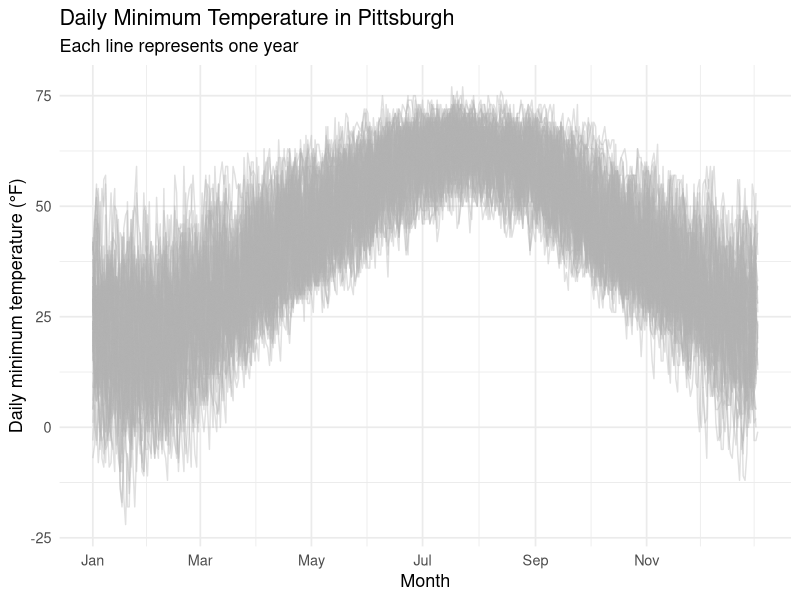
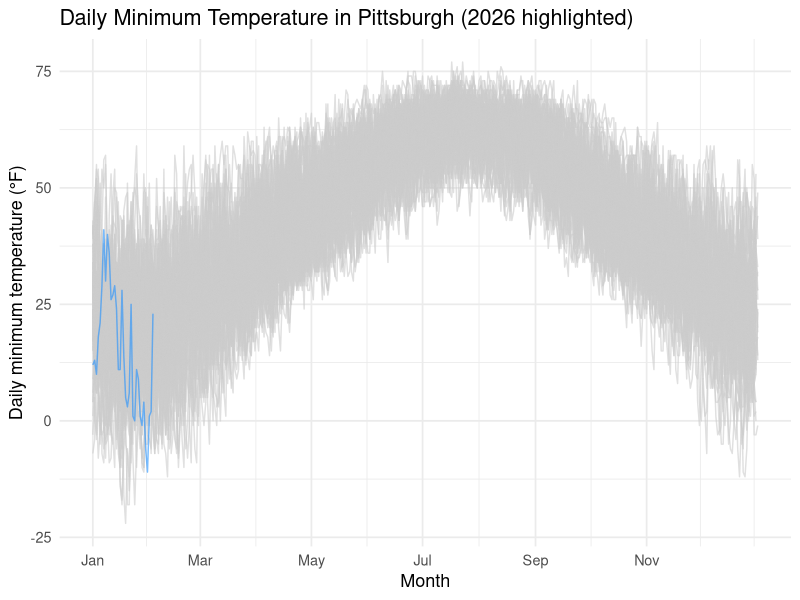
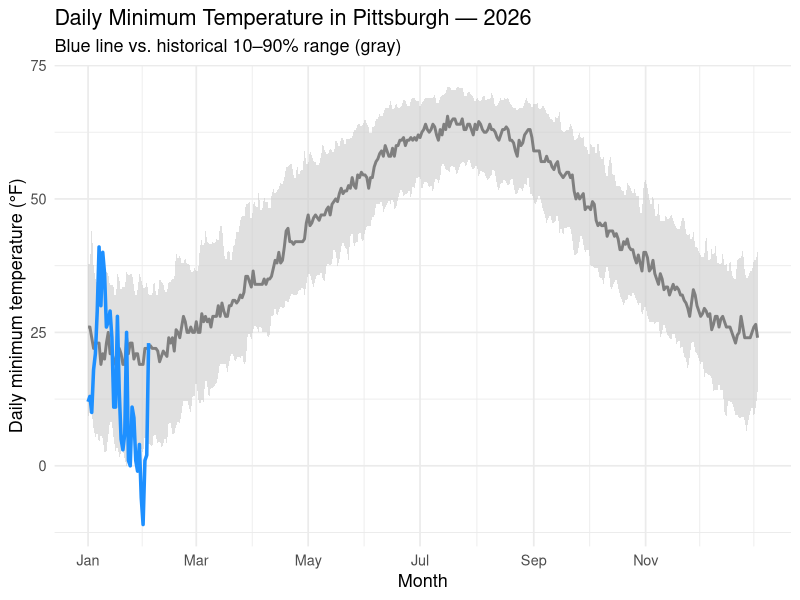
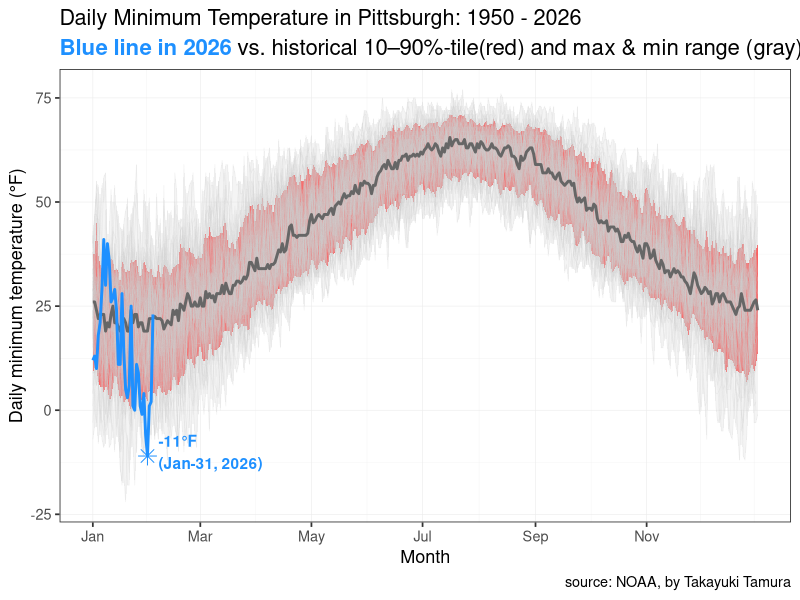
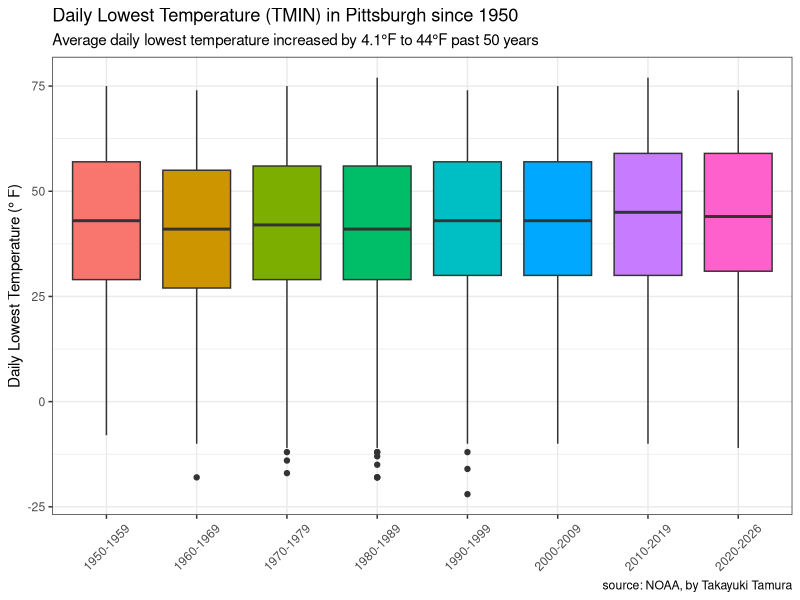
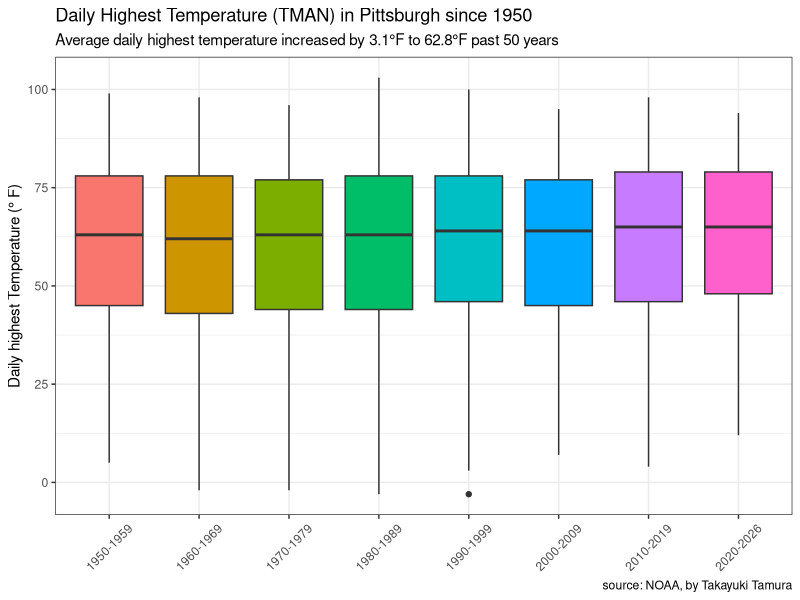
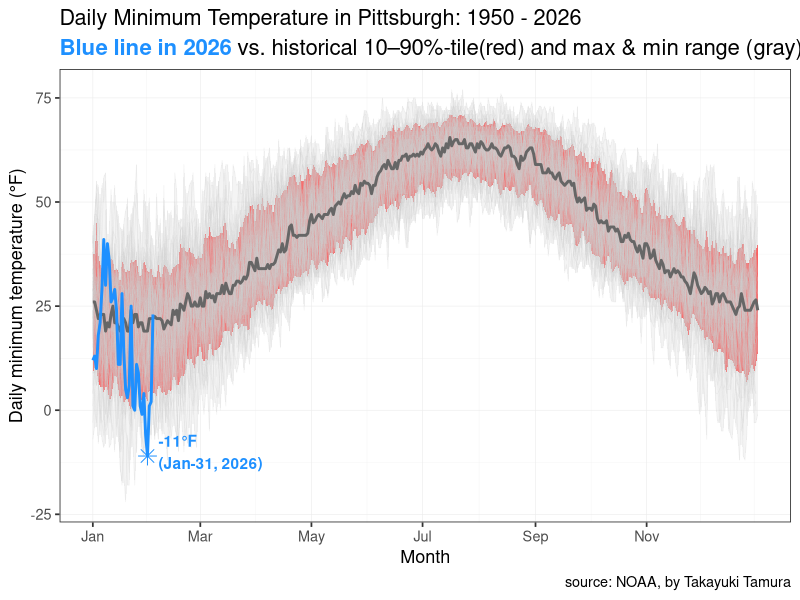

Source code (R) for these figures, in order:
library(tidyverse)
library(lubridate)
library(glue)
library(ggtext)

setwd("/Users/takayukitamura/Documents/R_Computing/pittsburgh_climate_r")

# -----------------------------
# 1) Read data
# -----------------------------

#pit <- read_csv("pit.csv")
# # 
#updates <- read_csv("/Users/takayukitamura/Desktop/4224432.csv") %>%
# select(-SNWD) %>%
#filter(DATE >= "2026-02-01")
# # 
#pit <- rbind(pit, updates)
# # 
#write_csv(pit, "pit.csv")

pittsburgh <- read_csv("pit.csv") %>% 
  rename_all(tolower)

highlight_year <- 2026

tmin_ds <- pittsburgh %>% 
  mutate(date = ymd(date)) %>%
  select(date, tmin) %>%
  drop_na(date, tmin) %>% 
  mutate(
    year = year(date),
    doy = yday(date)
  ) %>% 
  filter(!(month(date) == 2 & day(date) == 29))

# Plot: all years (thin gray lines)
tmin_ds %>%
  ggplot(aes(x = doy, y = tmin, group = year)) +
  geom_line(color = "gray70", alpha = 0.4) +
  scale_x_continuous(
    breaks = yday(ymd(paste0("2001-", c("01-01","03-01","05-01","07-01","09-01","11-01")))),
    labels = c("Jan","Mar","May","Jul","Sep","Nov")
  ) +
  labs(
    x = "Month",
    y = "Daily minimum temperature (°F)",
    title = "Daily Minimum Temperature in Pittsburgh",
    subtitle = "Each line represents one year"
  ) +
  theme_minimal(base_size = 13)

# highlight a specific year(2026)
tmin_ds %>%
  mutate(is_highlight = year == highlight_year) %>%
  ggplot(aes(x = doy, y = tmin, group = year, color = is_highlight)) +
  geom_line(alpha = 0.6) +
  scale_color_manual(values = c("TRUE" = "dodgerblue", "FALSE" = "gray80")) +
  scale_x_continuous(
    breaks = yday(ymd(paste0("2001-", c("01-01","03-01","05-01","07-01","09-01","11-01")))),
    labels = c("Jan","Mar","May","Jul","Sep","Nov")
  ) +
  labs(
    x = "Month",
    y = "Daily minimum temperature (°F)",
    title = glue::glue("Daily Minimum Temperature in Pittsburgh ({highlight_year} highlighted)")
  ) +
  theme_minimal(base_size = 13) +
  theme(legend.position = "none")

# Plot with histrical band + a specific year (2026)
tmin_band <- tmin_ds %>%
  group_by(doy) %>%
  summarise(
    p10 = quantile(tmin, 0.10),
    p50 = quantile(tmin, 0.50),
    p90 = quantile(tmin, 0.90),
    .groups = "drop"
  )

tmin_ds %>%
  filter(year == highlight_year) %>%
  ggplot() +
  geom_ribbon(
    data = tmin_band,
    aes(x = doy, ymin = p10, ymax = p90),
    fill = "gray80",
    alpha = 0.6
  ) +
  geom_line(
    data = tmin_band,
    aes(x = doy, y = p50),
    color = "gray50",
    linewidth = 1
  ) +
  geom_line(
    aes(x = doy, y = tmin),
    color = "dodgerblue",
    linewidth = 1.2
  ) +
  scale_x_continuous(
    breaks = yday(ymd(paste0("2001-", c("01-01","03-01","05-01","07-01","09-01","11-01")))),
    labels = c("Jan","Mar","May","Jul","Sep","Nov")
  ) +
  labs(
    x = "Month",
    y = "Daily minimum temperature (°F)",
    title = glue::glue("Daily Minimum Temperature in Pittsburgh — {highlight_year}"),
    subtitle = "Blue line vs. historical 10–90% range (gray)"
  ) +
  theme_minimal(base_size = 13)

# prep data
tmin_ds <- pittsburgh %>% 
  mutate(date = ymd(date)) %>%
  select(date, tmin) %>%
  drop_na(date, tmin) %>% 
  mutate(
    year = year(date),
    doy = yday(date)
  ) %>% 
  filter(!(month(date) == 2 & day(date) == 29))

# historical band by day-of-year
tmin_band <- tmin_ds %>% 
  group_by(doy) %>% 
  summarise(
    p10 = quantile(tmin, 0.10, na.rm = T),
    p50 = quantile(tmin, 0.50, na.rm = T),
    p90 = quantile(tmin, 0.90, na.rm = T),
    min = min(tmin, na.rm = T),
    max = max(tmin, na.rm = T),
    .groups = "drop"
  )

# standard deviation
tmin_st <- tmin_ds %>% 
  group_by(doy) %>% 
  summarise(
    tmin_mean = mean(tmin, na.rm = T),
    tmin_median = median(tmin, na.rm = T),
    tmin_sd = sd(tmin, na.rm = T),
    "mean+sd" = tmin_mean + tmin_sd,
    "mean+2sd" = tmin_mean + 2*tmin_sd,
    "mean-sd" = tmin_mean - tmin_sd,
    "mean-2*sd" = tmin_mean - 2*tmin_sd,
    .groups = "drop"
  )

# plot
tmin_ds %>%
  # filter(year == highlight_year) %>%
  ggplot() +
  geom_ribbon(
    data = tmin_band,
    aes(x = doy, ymin = min, ymax = max),
    fill = "gray90",
    alpha = 0.4
  ) +
  geom_ribbon(
    data = tmin_band,
    aes(x = doy, ymin = p10, ymax = p90),
    fill = "red",
    alpha = 0.6
  ) +
  geom_line(
    data = tmin_ds,
    aes(x = doy, y = tmin, group = year),
    color = "gray80",
    linewidth = 0.25,
    alpha = 0.25
  ) +
  geom_line(
    data = tmin_band,
    aes(x = doy, y = p50),
    color = "gray40",
    linewidth = 1
  ) +
  geom_line(
    data = tmin_ds %>% filter(year == highlight_year),
    aes(x = doy, y = tmin),
    color = "dodgerblue",
    linewidth = 1.0
  ) +
  annotate(geom = "point",
           x = 31, y = -11,
           size = 4,
           shape = 8,
           color = "dodgerblue") +
  annotate(geom = "text",
           x = 37, y = -10,
           label = "-11\u00B0F\n(Jan-31, 2026)",
           color = "dodgerblue",
           fontface = "bold",
           hjust = 0,
           vjust =0.5) +
  scale_x_continuous(
    breaks = yday(ymd(paste0("2001-", c("01-01","03-01","05-01","07-01","09-01","11-01")))),
    labels = c("Jan","Mar","May","Jul","Sep","Nov")
  ) +
  labs(
    x = "Month",
    y = "Daily minimum temperature (°F)",
    title = glue::glue("Daily Minimum Temperature in Pittsburgh: 1950 - {highlight_year}"),
    subtitle = "**<span style='color:dodgerblue'>Blue line in 2026**</span> vs. historical 10–90%-tile(red) and max & min range (gray)",
    caption = "source: NOAA, by Takayuki Tamura"
  ) +
  theme_bw(base_size = 13) +
  theme(
    plot.subtitle = element_markdown(size = 16),
    panel.grid.major = element_line(linewidth = 0.2),
    panel.grid.minor = element_line(linewidth = 0.1)
  )

ggsave("pittsburgh_tmin.png", width = 8.5, height = 7)
       
tmin_ds$period <- cut(tmin_ds$year,
                      breaks = c(1949, 1959, 1969, 1979, 1989, 1999, 2009, 2019, 2027),
                      labels = c("1950-1959", "1960-1969", "1970-1979", "1980-1989", "1990-1999", "2000-2009", "2010-2019", "2020-2026"))

tmin_ds %>% 
  group_by(period) %>% 
  mutate(mean_tmin = mean(tmin, na_rm = T)) %>% 
  slice_head(n = 1)

tmin_ds %>% 
  drop_na(period) %>%
  ggplot(aes(x = period, y = tmin, fill = period)) +
  geom_boxplot(show.legend = F) +
  labs(x = NULL,
       y = 'Daily Lowest Temperature (\u00B0 F)',
       title = "Daily Lowest Temperature (TMIN) in Pittsburgh since 1950",
       subtitle = "Average daily lowest temperature increased by 4.1\u00B0F to 44\u00B0F past 50 years",
       caption = "source: NOAA, by Takayuki Tamura") +
  theme_bw() +
  theme(
    axis.text.x = element_text(angle = 45, vjust = 0.5)
  )

tmax_ds <- pittsburgh %>% 
  mutate(date = ymd(date)) %>%
  select(date, tmax) %>%
  drop_na(date, tmax) %>% 
  mutate(
    year = year(date),
    doy = yday(date)
  ) %>% 
  filter(!(month(date) == 2 & day(date) == 29))

tmax_ds$period <- cut(tmax_ds$year,
                      breaks = c(1949, 1959, 1969, 1979, 1989, 1999, 2009, 2019, 2027),
                      labels = c("1950-1959", "1960-1969", "1970-1979", "1980-1989", "1990-1999", "2000-2009", "2010-2019", "2020-2026"))
tmax_ds %>% 
  group_by(period) %>% 
  mutate(mean_tmax = mean(tmax, na_rm = T)) %>% 
  slice_head(n = 1)
  
tmax_ds %>% 
  drop_na(period) %>%
  ggplot(aes(x = period, y = tmax, fill = period)) +
  geom_boxplot(show.legend = F) +
  labs(x = NULL,
       y = 'Daily highest Temperature (\u00B0 F)',
       title = "Daily Highest Temperature (TMAN) in Pittsburgh since 1950",
       subtitle = "Average daily highest temperature increased by 3.1\u00B0F to 62.8\u00B0F past 50 years",
       caption = "source: NOAA, by Takayuki Tamura") +
  theme_bw() +
  theme(
    axis.text.x = element_text(angle = 45, vjust = 0.5)
  )
